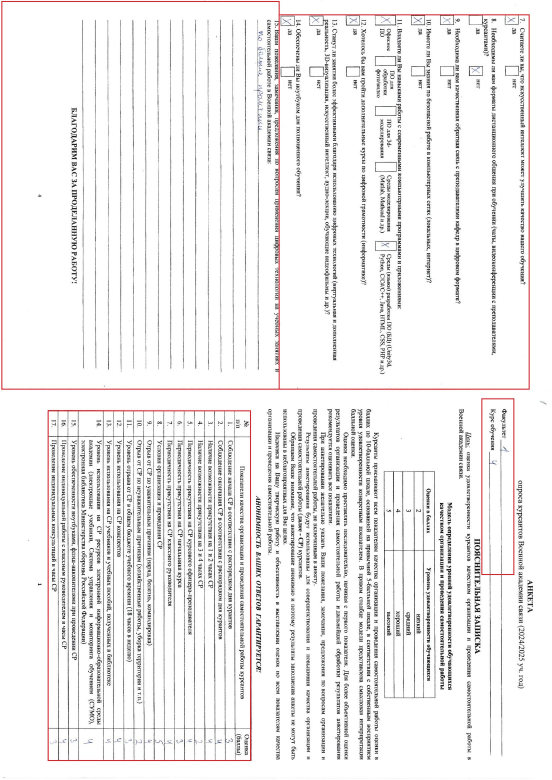
#> input picture photo_segmentation/input_1.jpg, 1654 x 2339 px, given as the content of the folder C:/Users/voyte/Desktop/JPG_ancets, which was not available (shown at 1/3 size)
$ python photo_segmentation.py
#> lines starting #> are read from the running program, lines starting #| are printed output that depends on the picture; pictures that were not available may be replaced by others from this repository, and a replacement may not be noted
from PIL import Image
import os


# путь до папки с анкетами
form_path = "C:/Users/voyte/Desktop/JPG_ancets"

# основная папка
main_dir = "Анкеты_разделенные_по_категориям"
if not os.path.isdir(main_dir):
    os.mkdir(f'./{main_dir}')


for directory in os.listdir(form_path):
    # перебор факультетов
    fac_num = os.fsdecode(directory)

    # путь для дальнейшего перебора
    fac_path = f"{form_path}/{fac_num}"

    # создаем папку факультета
    fac_dir = f"./{main_dir}/{fac_num}"
    if not os.path.isdir(fac_dir):
        os.mkdir(f'{fac_dir}')

    for curse in os.listdir(fac_path):
        # перебор курсов
        curs_num = os.fsdecode(curse)

        # путь для дальнейшего перебора
        curse_path = f"{fac_path}/{curs_num}"

        # создаем папку курса
        curse_dir = f"./{main_dir}/{fac_num}/{curs_num}"
        if not os.path.isdir(curse_dir):
            os.mkdir(f'{curse_dir}')

        # создаем папки для сегментов изображения
        if not (os.path.isdir(curse_dir + "/текст") or
                os.path.isdir(curse_dir + "/галочка") or
                os.path.isdir(curse_dir + "/цифра")):
            os.mkdir(f'{curse_dir}/текст')
            os.mkdir(f'{curse_dir}/галочка')
            os.mkdir(f'{curse_dir}/цифра')

        # счетчики
        image = 1

        for form in os.listdir(curse_path):
            # счетчики
            text_counter = 1
            check_counter = 1
            number_counter = 1

            # перебор изображений
            form_img = os.fsdecode(form)
            img_path = f"{form_path}/{fac_num}/{curs_num}/{form_img}"

            # сохранение в зависимости от страницы анкеты
            if image % 2 == 1:
                form_page_1 = Image.open(img_path)
#> form_page_1 is the input picture: PIL image 1654x2339 RGB; mean R, G, B 239.6, 238.1, 238.2

                outside = form_page_1.crop((0, 0, 840, 1170))
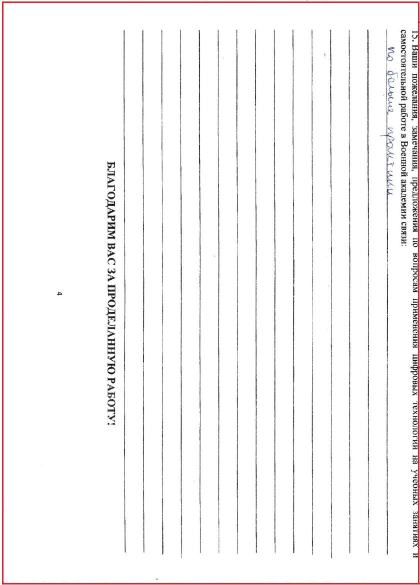
#> outside: PIL image 840x1170 RGB (shown at 1/2 size); mean R, G, B 247.2, 245.1, 245.3
                outside.save(f'{curse_dir}/текст/{fac_num}_{curs_num}_{image}_{text_counter}.jpg', quality=95)
                text_counter += 1

                outside = form_page_1.crop((1445, 1195, 1545, 1730))
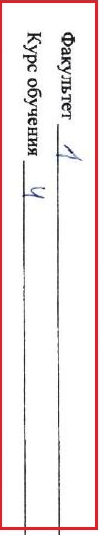
#> outside: PIL image 100x535 RGB; mean R, G, B 242.4, 232.2, 232.8
                outside.save(f'{curse_dir}/текст/{fac_num}_{curs_num}_{image}_{text_counter}.jpg', quality=95)
                text_counter += 1

                outside = form_page_1.crop((840, 45, 1590, 1170))
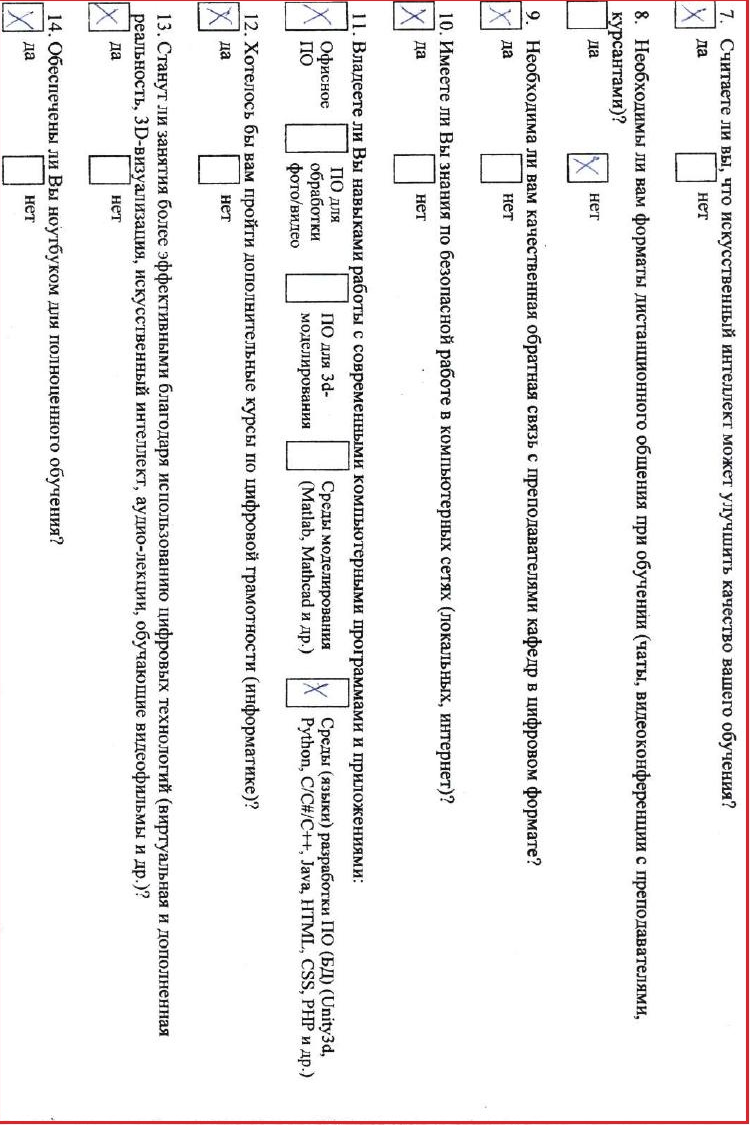
#> outside: PIL image 750x1125 RGB; mean R, G, B 241.1, 239.7, 239.8
                outside.save(f'{curse_dir}/галочка/{fac_num}_{curs_num}_{image}_{check_counter}.jpg', quality=95)
                check_counter += 1

                outside = form_page_1.crop((145, 1230, 755, 2280))
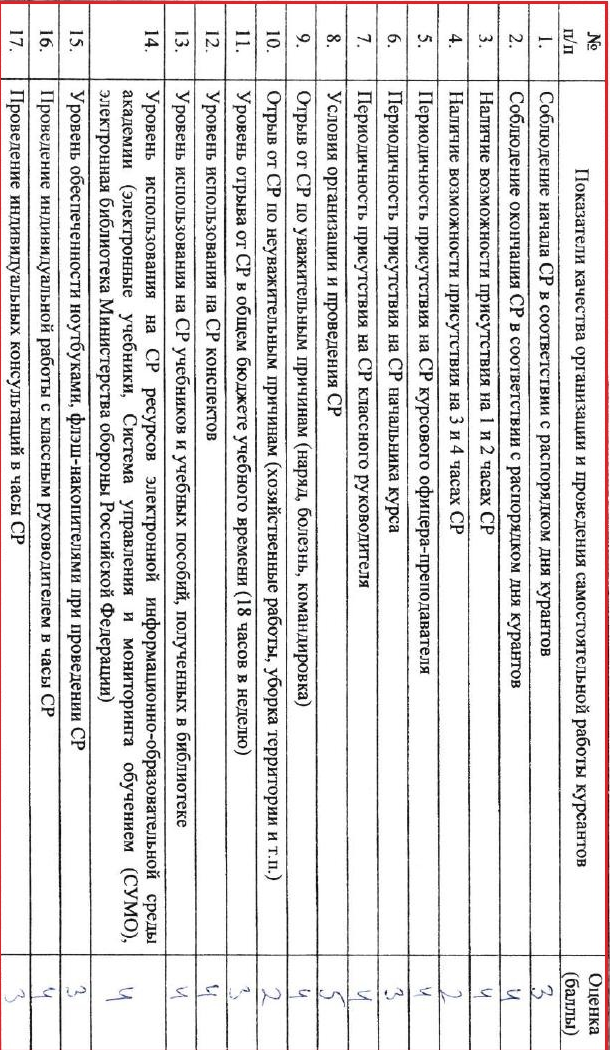
#> outside: PIL image 610x1050 RGB; mean R, G, B 224.5, 222.8, 222.9
                outside.save(f'{curse_dir}/цифра/{fac_num}_{curs_num}_{image}_{number_counter}.jpg', quality=95)
                check_counter += 1

            elif image % 2 == 0:

                form_page_2 = Image.open(img_path)

                outside = form_page_2.crop((80, 10, 310, 1120))
                outside.save(f'{curse_dir}/текст/{fac_num}_{curs_num}_{image}_{text_counter}.jpg', quality=95)
                text_counter += 1

                outside = form_page_2.crop((615, 10, 960, 1120))
                outside.save(f'{curse_dir}/текст/{fac_num}_{curs_num}_{image}_{text_counter}.jpg', quality=95)
                text_counter += 1

                outside = form_page_2.crop((1065, 10, 1220, 1120))
                outside.save(f'{curse_dir}/текст/{fac_num}_{curs_num}_{image}_{text_counter}.jpg', quality=95)
                text_counter += 1

                outside = form_page_2.crop((1105, 1215, 1355, 2280))
                outside.save(f'{curse_dir}/текст/{fac_num}_{curs_num}_{image}_{text_counter}.jpg', quality=95)
                text_counter += 1

                outside = form_page_2.crop((1360, 1215, 1650, 2280))
                outside.save(f'{curse_dir}/текст/{fac_num}_{curs_num}_{image}_{text_counter}.jpg', quality=95)
                text_counter += 1

                outside = form_page_2.crop((310, 10, 615, 1120))
                outside.save(f'{curse_dir}/галочка/{fac_num}_{curs_num}_{image}_{check_counter}.jpg', quality=95)
                check_counter += 1

                outside = form_page_2.crop((960, 10, 1065, 1120))
                outside.save(f'{curse_dir}/галочка/{fac_num}_{curs_num}_{image}_{check_counter}.jpg', quality=95)
                check_counter += 1

                outside = form_page_2.crop((1220, 365, 1550, 1120))
                outside.save(f'{curse_dir}/галочка/{fac_num}_{curs_num}_{image}_{check_counter}.jpg', quality=95)
                check_counter += 1

                outside = form_page_2.crop((90, 1215, 1105, 2280))
                outside.save(f'{curse_dir}/цифра/{fac_num}_{curs_num}_{image}_{number_counter}.jpg', quality=95)
                check_counter += 1

            image += 1
        print(f"{fac_num}; {curs_num}\nготов\n\n----------------------")
